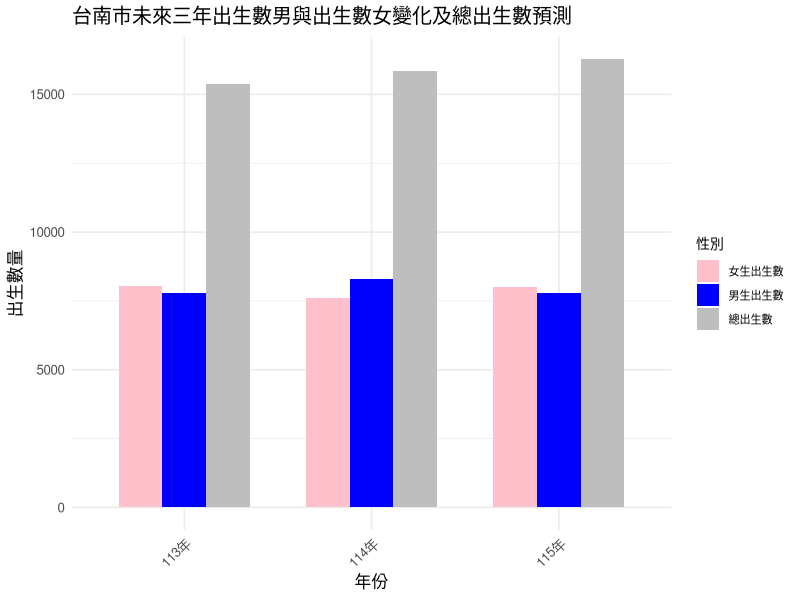

This figure's R source:
# 載入必要的套件
library(ggplot2)  # 用於繪製圖形
library(dplyr)    # 用於數據處理
library(tidyr)    # 用於數據處理

# 範例資料：110年到112年的出生數據
total_births_long <- data.frame(
  年份 = factor(c("110年", "111年", "112年"), levels = c("110年", "111年", "112年")),
  性別 = rep(c("男生出生數", "女生出生數"), each = 3),
  出生數 = c(8000, 7600, 8500, 7800, 7400, 8200)  # 範例的出生數據
)

# 計算總出生數（男生 + 女生）並新增一列資料
total_births_long <- total_births_long %>%
  group_by(年份) %>%
  mutate(總出生數 = sum(出生數)) %>%
  ungroup()

# 使用線性回歸模型進行預測
# 預測女生出生數
model_female <- lm(出生數 ~ as.numeric(年份), data = total_births_long %>% filter(性別 == "女生出生數"))
# 預測男生出生數
model_male <- lm(出生數 ~ as.numeric(年份), data = total_births_long %>% filter(性別 == "男生出生數"))
# 預測總出生數
model_total <- lm(總出生數 ~ as.numeric(年份), data = total_births_long)

# 建立未來三年的年份資料
future_years <- data.frame(年份 = factor(c("113年", "114年", "115年"), levels = c("113年", "114年", "115年")))

# 對未來三年進行預測
pred_female <- predict(model_female, newdata = future_years)
pred_male <- predict(model_male, newdata = future_years)
pred_total <- predict(model_total, newdata = future_years)

# 將預測結果與原始資料合併
predictions <- data.frame(
  年份 = rep(future_years$年份, each = 2),  # 重複未來三年的年份，這裡對應性別的數據為兩個
  性別 = rep(c("男生出生數", "女生出生數"), times = 3),  # 為每個性別創建對應的預測資料
  出生數 = c(pred_male, pred_female),  # 將預測結果放入出生數列
  類型 = "預測"  # 標註資料類型為預測
)

# 在總出生數預測資料中，為每個年份建立 "總出生數" 資料
total_predictions <- data.frame(
  年份 = rep(future_years$年份, each = 1),  # 每年對應三個性別
  性別 = "總出生數",  # 將總出生數的性別標註為 "總出生數"
  出生數 = pred_total,  # 將總出生數預測結果放入
  類型 = "預測"
)

# 合併預測資料
all_data <- bind_rows(predictions, total_predictions)

# 繪製圖形，只顯示113年到115年的資料
ggplot(all_data, aes(x = 年份, y = 出生數, fill = 性別)) + 
  geom_bar(stat = "identity", position = "dodge", width = 0.7) +  # 繪製長條圖，將男女出生數分開顯示
  labs(x = "年份", y = "出生數量", title = "台南市未來三年出生數男與出生數女變化及總出生數預測") +  # 圖表標題與軸標籤
  scale_fill_manual(values = c("男生出生數" = "blue", "女生出生數" = "pink", "總出生數" = "gray")) +  # 設定顏色
  theme_minimal(base_size = 12) +  # 設定主題為簡約風格
  theme(
    axis.text.x = element_text(angle = 45, hjust = 1),  # X軸標籤旋轉
    legend.title = element_text(size = 10),  # 圖例標題字型大小
    legend.text = element_text(size = 8)  # 圖例內容字型大小
  )


